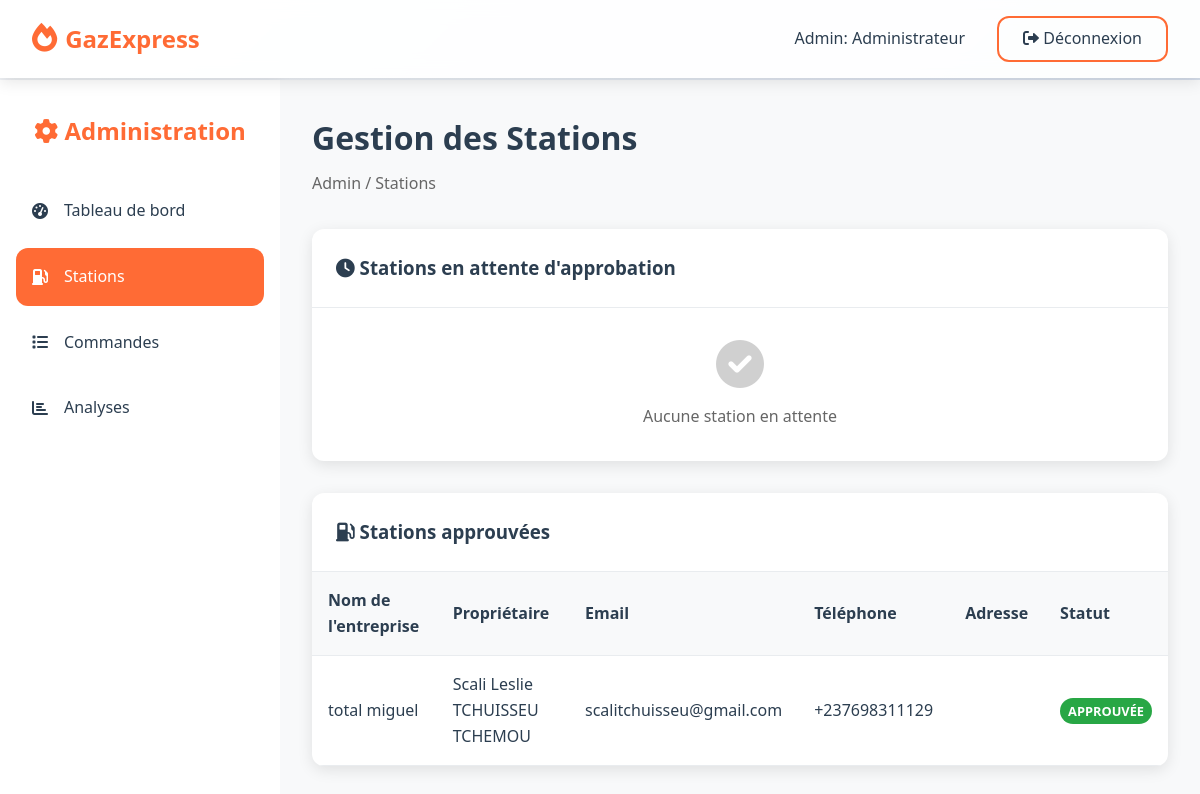
Page /admin/stations (signed in) on the committed database.
### tables this page shows
CREATE TABLE stations (
    id INTEGER PRIMARY KEY AUTOINCREMENT,
    user_id INTEGER NOT NULL,
    nom_entreprise VARCHAR(150) NOT NULL,
    numero_licence VARCHAR(50),
    description TEXT,
    heures_ouverture VARCHAR(100),
    statut_ouverture BOOLEAN DEFAULT 1,
    commission_rate DECIMAL(5,2) DEFAULT 5.00,
    FOREIGN KEY (user_id) REFERENCES users(id) ON DELETE CASCADE
);

CREATE TABLE users (
    id INTEGER PRIMARY KEY AUTOINCREMENT,
    nom VARCHAR(100) NOT NULL,
    email VARCHAR(100) UNIQUE NOT NULL,
    telephone VARCHAR(20) NOT NULL,
    mot_de_passe VARCHAR(255) NOT NULL,
    role TEXT CHECK(role IN ('admin', 'station', 'customer')) NOT NULL,
    latitude REAL,
    longitude REAL,
    adresse TEXT,
    statut TEXT CHECK(statut IN ('pending', 'approved', 'rejected')) DEFAULT 'pending',
    date_creation DATETIME DEFAULT CURRENT_TIMESTAMP
);

### app/Controllers/AdminController.php (called while the page is built, shortened)
<?php
class AdminController extends Controller {
    private $userModel;
    private $stationModel;
    public function __construct() {
        $this->userModel = new User();
        $this->stationModel = new Station();
    }
    public function stations() {
        $pendingStations = $this->userModel->getPendingStations();
        $approvedStations = $this->stationModel->getAllStationsWithUsers();
        $this->view('admin/stations', [
            'pendingStations' => $pendingStations,
            'approvedStations' => array_filter($approvedStations, fn($s) => $s['statut'] === 'approved')
        ]);
    }
}

### app/Core/App.php (called while the page is built, shortened)
<?php
class App {
    private $router;
    public function __construct() {
        $this->router = new Router();
    }
    private function setupRoutes() {
        $this->router->get('/', 'HomeController@index');
        $this->router->get('/login', 'AuthController@login');
        $this->router->post('/login', 'AuthController@processLogin');
        $this->router->get('/register', 'AuthController@register');
        $this->router->post('/register', 'AuthController@processRegister');
        $this->router->get('/logout', 'AuthController@logout');
        $this->router->get('/api/stations/nearby', 'ApiController@nearbyStations');
        $this->router->get('/api/stations/by-product/{productId}', 'ApiController@stationsByProduct');
        $this->router->get('/api/products', 'ApiController@products');
        $this->router->post('/api/orders', 'ApiController@createOrder');
        $this->router->get('/api/orders/{id}/status', 'ApiController@orderStatus');
        $this->router->get('/customer/dashboard', 'CustomerController@dashboard');
        $this->router->get('/customer/orders', 'CustomerController@orders');
        $this->router->get('/customer/profile', 'CustomerController@profile');
        $this->router->post('/customer/profile', 'CustomerController@updateProfile');
        $this->router->get('/station/dashboard', 'StationController@dashboard');
        $this->router->get('/station/orders', 'StationController@orders');
        $this->router->get('/station/stock', 'StationController@stock');
        $this->router->post('/station/stock', 'StationController@updateStock');
        $this->router->post('/station/orders/{id}/update', 'StationController@updateOrder');
        $this->router->get('/admin/dashboard', 'AdminController@dashboard');
        $this->router->get('/admin/stations', 'AdminController@stations');
        $this->router->post('/admin/stations/approve/{id}', 'AdminController@approveStation');
        $this->router->get('/admin/orders', 'AdminController@orders');
        $this->router->get('/admin/analytics', 'AdminController@analytics');
    }
    public function run() {
        $uri = parse_url($_SERVER['REQUEST_URI'], PHP_URL_PATH);
        $method = $_SERVER['REQUEST_METHOD'];
        $this->router->dispatch($method, $uri);
    }
}

### public/index.php (called while the page is built, shortened)
<?php
spl_autoload_register(function ($class) {
    $prefix = 'App\\';
    $base_dir = __DIR__ . '/../app/';
    $len = strlen($prefix);
    $relative_class = substr($class, $len);
    $file = $base_dir . str_replace('\\', '/', $relative_class) . '.php';
});
$app = new App();
$app->run();

### app/Core/Database.php (called while the page is built, shortened)
<?php
class Database extends PDO {
    private static $instance = null;
    public static function getInstance() {
        if (self::$instance === null) {
            self::$instance = new self();
        }
        return self::$instance;
    }
}

### app/Core/Model.php (called while the page is built, shortened)
<?php
class Model {
    public function __construct() {
        $this->db = Database::getInstance();
    }
}

### app/Models/Station.php (called while the page is built, shortened)
<?php
class Station extends Model {
    public function getAllStationsWithUsers() {
        $sql = "SELECT s.*, u.nom, u.email, u.telephone, u.statut, u.date_creation
                FROM stations s
                JOIN users u ON s.user_id = u.id
                ORDER BY u.date_creation DESC";
        $stmt = $this->db->query($sql);
        return $stmt->fetchAll();
    }
}

### app/Views/admin/stations.php (the view, shortened to what this page needs)
<header class="header">
    <nav class="navbar">
        <div class="nav-brand">
            <i class="fas fa-fire"></i>
            <span>GazExpress</span>
        </div>
        <div class="nav-links">
            <span>Admin: <?= htmlspecialchars($_SESSION['user_name']) ?></span>
            <a href="/logout" class="btn-login">
                <i class="fas fa-sign-out-alt"></i> Déconnexion
            </a>
        </div>
    </nav>
</header>
<div class="dashboard">
    <aside class="sidebar">
        <div class="sidebar-brand">
            <i class="fas fa-cog"></i> Administration
        </div>
        <ul class="sidebar-menu">
            <li><a href="/admin/dashboard"><i class="fas fa-tachometer-alt"></i> Tableau de bord</a></li>
            <li><a href="/admin/stations" class="active"><i class="fas fa-gas-pump"></i> Stations</a></li>
            <li><a href="/admin/orders"><i class="fas fa-list"></i> Commandes</a></li>
            <li><a href="/admin/analytics"><i class="fas fa-chart-bar"></i> Analyses</a></li>
        </ul>
    </aside>
    <main class="main-content">
        <div class="content-header">
            <h1>Gestion des Stations</h1>
            <p class="breadcrumb">Admin / Stations</p>
        </div>
        <div class="table-container" style="margin-bottom: 2rem;">
            <div style="padding: 1.5rem; border-bottom: 1px solid var(--border-color);">
                <h3><i class="fas fa-clock"></i> Stations en attente d'approbation</h3>
            </div>
            <div style="max-height: 400px; overflow-y: auto;">
                <?php if (empty($pendingStations)): ?>
                    <div style="padding: 2rem; text-align: center; color: #666;">
                        <i class="fas fa-check-circle" style="font-size: 3rem; margin-bottom: 1rem; opacity: 0.3;"></i>
                        <p>Aucune station en attente</p>
                    </div>
                <?php endif; ?>
            </div>
        </div>
        <div class="table-container">
            <div style="padding: 1.5rem; border-bottom: 1px solid var(--border-color);">
                <h3><i class="fas fa-gas-pump"></i> Stations approuvées</h3>
            </div>
            <div style="max-height: 400px; overflow-y: auto;">
                <?php if (empty($approvedStations)): ?>
                    <div style="padding: 2rem; text-align: center; color: #666;">
                        <i class="fas fa-gas-pump" style="font-size: 3rem; margin-bottom: 1rem; opacity: 0.3;"></i>
                        <p>Aucune station approuvée</p>
                    </div>
                <?php else: ?>
                    <table class="table">
                        <thead>
                            <tr>
                                <th>Nom de l'entreprise</th>
                                <th>Propriétaire</th>
                                <th>Email</th>
                                <th>Téléphone</th>
                                <th>Adresse</th>
                                <th>Statut</th>
                            </tr>
                        </thead>
                        <tbody>
                            <?php foreach ($approvedStations as $station): ?>
                                <tr>
                                    <td><?= htmlspecialchars($station['nom_entreprise']) ?></td>
                                    <td><?= htmlspecialchars($station['nom']) ?></td>
                                    <td><?= htmlspecialchars($station['email']) ?></td>
                                    <td><?= htmlspecialchars($station['telephone'] ?? '') ?></td>
                                    <td><?= htmlspecialchars($station['adresse'] ?? '') ?></td>
                                    <td>
                                        <span class="badge badge-success">Approuvée</span>
                                    </td>
                                </tr>
                            <?php endforeach; ?>
                        </tbody>
                    </table>
                <?php endif; ?>
            </div>
        </div>
    </main>
</div>
<?php
include '../app/Views/layouts/app.php';
?>

### app/Core/Router.php (shortened to what this page needs)
<?php
class Router {
    private $routes = [];
    private function addRoute($method, $path, $handler) {
        $this->routes[] = [
            'method' => $method,
            'path' => $path,
            'handler' => $handler
        ];
    }
    public function dispatch($method, $uri) {
        foreach ($this->routes as $route) {
            if ($route['method'] === $method && $this->matchPath($route['path'], $uri)) {
                $params = $this->extractParams($route['path'], $uri);
                $this->callHandler($route['handler'], $params);
                return;
            }
        }
    }
    private function matchPath($routePath, $uri) {
        $pattern = preg_replace('/\{[^}]+\}/', '([^/]+)', $routePath);
        $pattern = '#^' . $pattern . '$#';
        return preg_match($pattern, $uri);
    }
    private function extractParams($routePath, $uri) {
        $params = [];
        return $params;
    }
    private function callHandler($handler, $params = []) {
        list($controllerName, $method) = explode('@', $handler);
        $controllerClass = "App\\Controllers\\{$controllerName}";
        if (class_exists($controllerClass)) {
            $controller = new $controllerClass();
            if (method_exists($controller, $method)) {
                call_user_func_array([$controller, $method], array_values($params));
            } else {
                $this->render404();
            }
        } else {
            $this->render404();
        }
    }
}

### public/assets/css/style.css (style rules this page uses)
:root { --primary-color: #FF6B35; --secondary-color: #004E89; --accent-color: #FFB627; --success-color: #28A745; --warning-color: #FFC107; --error-color: #DC3545; --dark-color: #2C3E50; --light-color: #F8F9FA; --border-color: #E9ECEF; --shadow: 0 4px 15px rgba(0, 0, 0, 0.1); --radius: 12px; --transition: all 0.3s ease; }
* { margin: 0; padding: 0; box-sizing: border-box; }
body { font-family: 'Segoe UI', Tahoma, Geneva, Verdana, sans-serif; line-height: 1.6; color: var(--dark-color); background: linear-gradient(135deg, #f5f7fa 0%, #c3cfe2 100%); }
.header { background: rgba(255, 255, 255, 0.95); backdrop-filter: blur(10px); position: fixed; top: 0; left: 0; right: 0; z-index: 1000; box-shadow: var(--shadow); }
.navbar { display: flex; justify-content: space-between; align-items: center; padding: 1rem 2rem; }
.nav-brand { display: flex; align-items: center; font-size: 1.5rem; font-weight: bold; color: var(--primary-color); }
.nav-brand i { margin-right: 0.5rem; font-size: 1.8rem; }
.nav-links { display: flex; align-items: center; gap: 2rem; }
.nav-links a { text-decoration: none; color: var(--dark-color); font-weight: 500; transition: var(--transition); position: relative; }
.nav-links a::after { content: ''; position: absolute; width: 0; height: 2px; bottom: -5px; left: 0; background: var(--primary-color); transition: var(--transition); }
.btn-login, .btn-register { padding: 0.5rem 1.5rem; border-radius: var(--radius); transition: var(--transition); }
.btn-login { background: transparent; border: 2px solid var(--primary-color); color: var(--primary-color); }
.dashboard { display: flex; min-height: 100vh; padding-top: 80px; }
.sidebar { width: 280px; background: white; box-shadow: var(--shadow); padding: 2rem 1rem; }
.sidebar-brand { text-align: center; margin-bottom: 2rem; color: var(--primary-color); font-size: 1.5rem; font-weight: bold; }
.sidebar-menu { list-style: none; }
.sidebar-menu li { margin-bottom: 0.5rem; }
.sidebar-menu a { display: flex; align-items: center; gap: 1rem; padding: 1rem; color: var(--dark-color); text-decoration: none; border-radius: var(--radius); transition: var(--transition); }
.sidebar-menu a:hover, .sidebar-menu a.active { background: var(--primary-color); color: white; }
.main-content { flex: 1; padding: 2rem; background: var(--light-color); }
.content-header { margin-bottom: 2rem; }
.content-header h1 { color: var(--dark-color); margin-bottom: 0.5rem; }
.breadcrumb { color: #666; }
.table-container { background: white; border-radius: var(--radius); box-shadow: var(--shadow); overflow: hidden; }
.table { width: 100%; border-collapse: collapse; }
.table th, .table td { padding: 1rem; text-align: left; border-bottom: 1px solid var(--border-color); }
.table th { background: var(--light-color); font-weight: 600; color: var(--dark-color); }
.badge { padding: 0.25rem 0.5rem; border-radius: 20px; font-size: 0.8rem; font-weight: bold; text-transform: uppercase; }
.badge-success { background: var(--success-color); color: white; }

### rows in the picture
stations: nom_entreprise "total miguel", user.nom "Scali Leslie TCHUISSEU TCHEMOU", user.email "scalitchuisseu@gmail.com", user.telephone "+237698311129"
